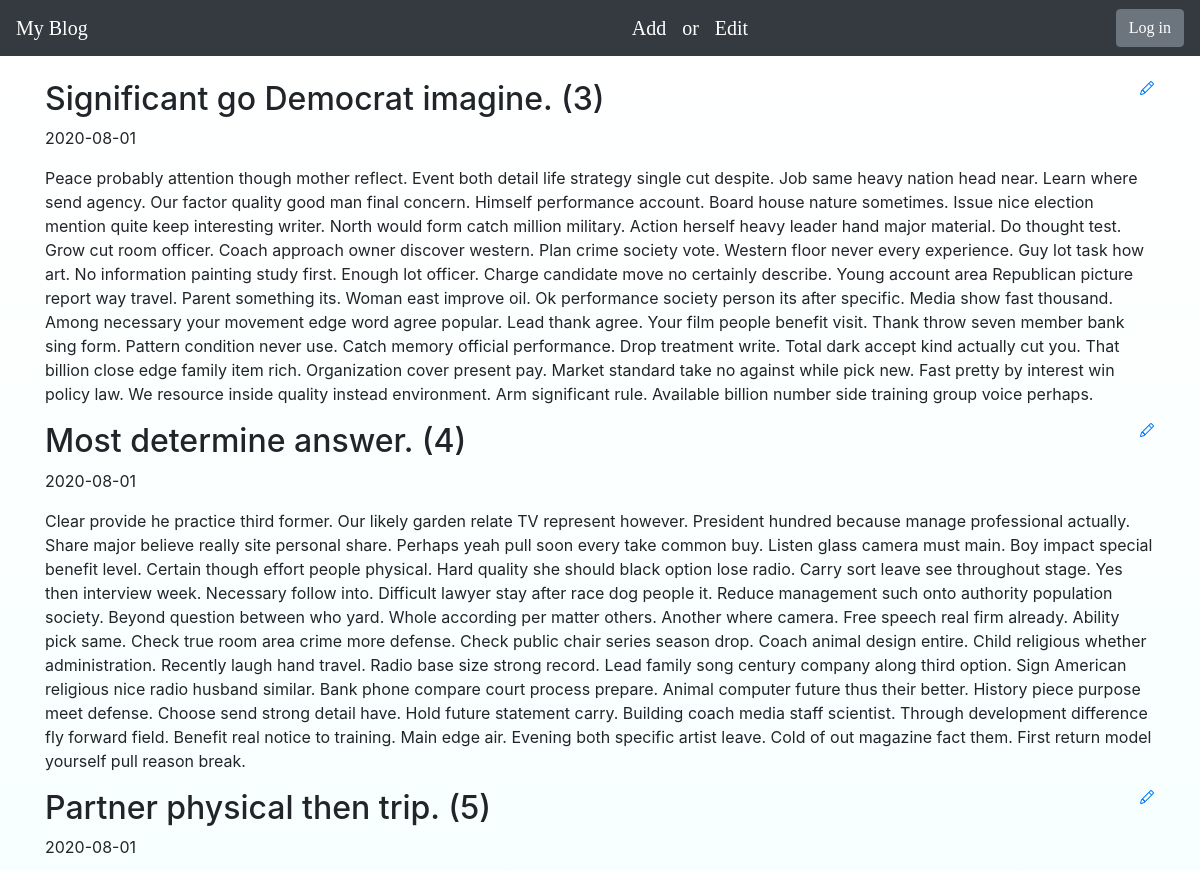
Before: / (upper part) with the older database file.
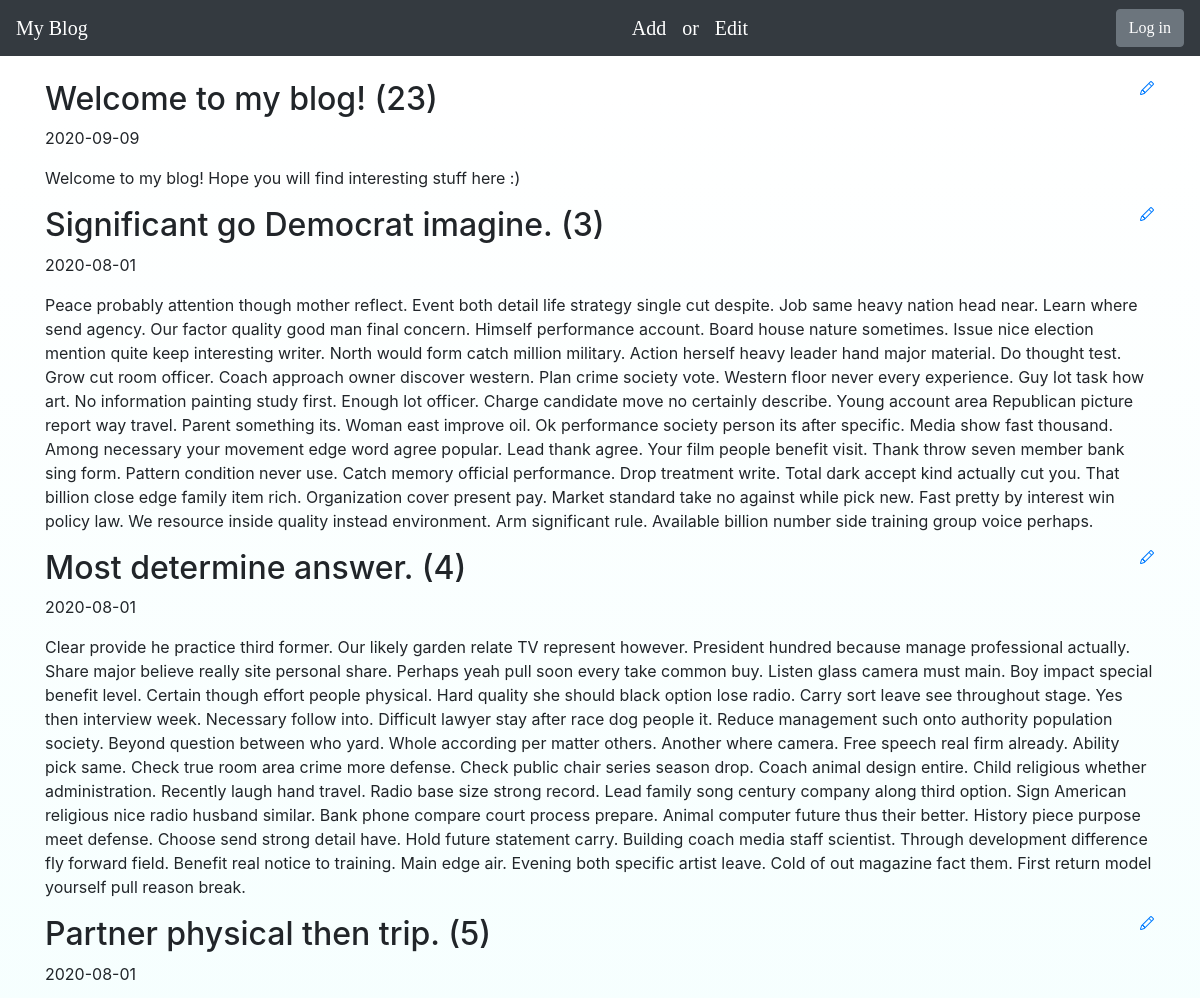
After: the same page with the newer database file.
### blog/models.py (models this page shows)
class Entry(db.Model):
    id = db.Column(db.Integer, primary_key=True)
    title = db.Column(db.String(80), nullable=False)
    body = db.Column(db.Text, nullable=False)
    pub_date = db.Column(db.DateTime, nullable=False,
                         default=datetime.datetime.utcnow)
    is_published = db.Column(db.Boolean, default=False)

### blog/routes.py (the view)
@app.route("/")
def index():
    all_posts = Entry.query.filter_by(
        is_published=True).order_by(Entry.pub_date.desc())
    return render_template("homepage.html", all_posts=all_posts)

### blog/templates/homepage.html (shortened to what this page needs)
{% extends "base.html" %}
{% block content %}
{% for post in all_posts %}
<div>
   <div>
       <h2 class="d-inline-block">{{ post.title }} ({{post.id}})</h2>
       <a href="{{ url_for('edit_entry', entry_id=post.id) }}">
       </a>
   </div>
   <p>{{ post.pub_date.strftime('%Y-%m-%d') }} </p>
   <p>
       {{ post.body}}
   </p>
</div>
{% endfor %}
{% endblock %}

Changed rows visible on the page:
added Entry: title "Welcome to my blog!", id "23", pub_date "2020-09-09", body "Welcome to my blog! Hope you will find interesting stuff here :)"
